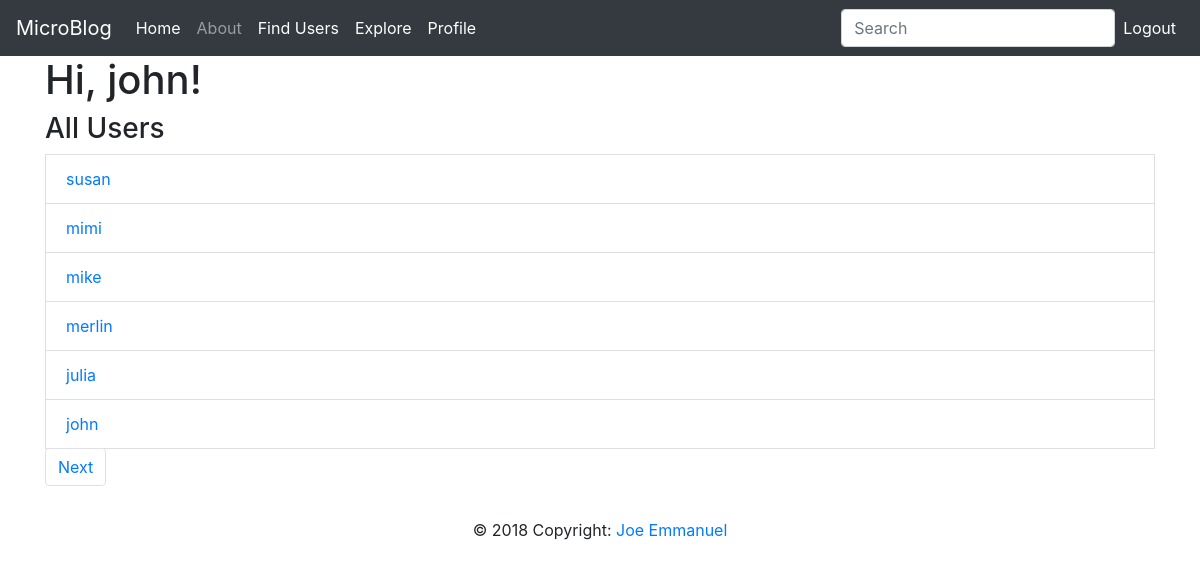
/all_users (signed in), run on the app's committed database.
### app/models.py (models this page shows, shortened)
class User(UserMixin, db.Model):
    __tablename__ = 'user'
    id = db.Column(db.Integer, primary_key=True)
    username = db.Column(db.String(64), index=True, unique=True)
    email = db.Column(db.String(64), index=True, unique=True)
    password_hash = db.Column(db.String(128))
    posts = db.relationship('Post', backref='author', lazy='dynamic')
    about_me = db.Column(db.String(140))
    last_seen = db.Column(db.DateTime, default=datetime.utcnow)
    followed = db.relationship(
        'User', secondary=followers,
        primaryjoin=(followers.c.follower_id == id),
        secondaryjoin=(followers.c.followed_id == id),
        backref=db.backref('followers', lazy='dynamic'), lazy='dynamic')

### app/main/routes.py (the view)
@bp.route('/all_users')
@login_required
def all_users():
    page = request.args.get('page', 1, type=int)
    users = User.query.order_by(User.username.desc()).paginate(page, current_app.config['USERS_PER_PAGE'], False)  # attempting to implement a situation where a user can view other users
    posts = Post.query.order_by(Post.timestamp.desc()).paginate(page, current_app.config['POSTS_PER_PAGE'], False)
    next_url = url_for('main.all_users', page=users.next_num) if users.has_next else None
    prev_url = url_for('main.all_users', page=users.prev_num) if users.has_prev else None
    return render_template('all_users.html', users=users.items, title='All Users', next_url=next_url, prev_url=prev_url)

### app/main/forms.py
class SearchForm(FlaskForm):
    q = StringField('Search', validators=[DataRequired()])
    def __init__(self, *args, **kwargs):
        if 'formdata' not in kwargs:
            kwargs['formdata'] = request.args
        if 'csrf_enabled' not in kwargs:
            kwargs['csrf_enabled'] = False
        super(SearchForm, self).__init__(*args, **kwargs)

### app/main/routes.py (called while the page is built)
@bp.before_request
def before_request():
    if current_user.is_authenticated:
        current_user.last_seen = datetime.utcnow()
        db.session.commit()
        g.search_form = SearchForm()

### app/models.py (called while the page is built)
@login.user_loader
def loaded_user(id):
    return User.query.get(int(id))

### app/templates/all_users.html (shortened to what this page needs)
{% extends "base.html" %}
{% block content %}
    <h1>Hi, {{ current_user.username }}!</h1>
    {% if users %}
    <h3>All Users</h3>
    {% for user in users %}
    <ul class="list-group-item"><a href="{{ url_for('main.user', username=user.username) }}">{{ user.username }} </a></ul>
    {% endfor %}
    {% endif %}
    <nav aria-label="...">
  <ul class="pagination">
      {% if next_url %}
      <li class="page-item">
      <a class="page-link" href="{{ next_url }}">Next</a>
    </li>
      {% endif %}
  </ul>
</nav>
{% endblock %}

### data on the page
User: username "john"
User: username "susan"
User: username "mimi"
User: username "mike"
User: username "merlin"
User: username "julia"
